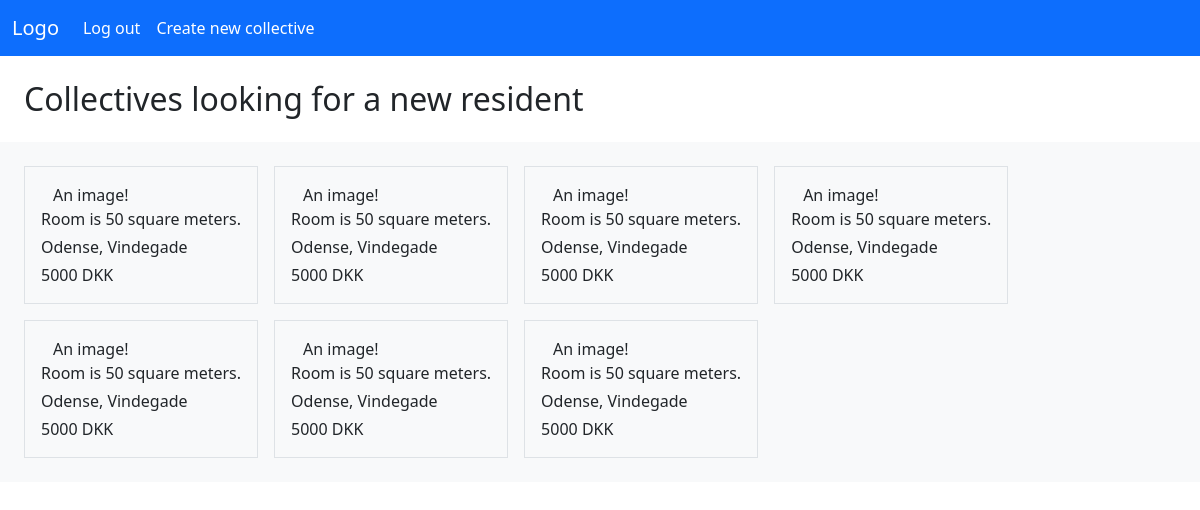
/seeker (signed in), run on the app's committed database.
### __init__.py (models this page shows, shortened)
class Collective(db.Model):
    __tablename__ = 'collectives'
    id = db.Column(db.Integer, primary_key=True)
    submitter_id = db.Column(db.Integer, db.ForeignKey('users.id'), nullable=False)
    city = db.Column(db.String(500))
    street = db.Column(db.String(500))
    price = db.Column(db.Integer())
    roomsize = db.Column(db.Integer())
    image = db.Column(db.String(500))
    user = db.relationship("User", back_populates="collectives")
    applications = db.relationship("Application", back_populates="collective")
    @staticmethod
    def get_all():
        return Collective.query.order_by(Collective.id).all()

### __init__.py (the view)
@app.route("/seeker",methods=["GET","POST"])  #TODO: Fjern POST? Bruges ikke.
@login_required
@seeker_permission.require()
def seeker():
    collective_entries = Collective.get_all()
    your_applications = current_user.applications
    return render_template("seeker.html", collective_entries=collective_entries, your_applications=your_applications)

### __init__.py (called while the page is built)
@login_manager.user_loader
def load_user_from_id(id):
    return User.get_by_id(id)

    @staticmethod
    def get_by_id(id):
      return User.query.filter_by(id=id).first()

### templates/seeker.html
{% extends 'base.html' %}
{% block body%}
<h2 class="my-4 mx-4">
  Collectives looking for a new resident</a>
</h2>
<div class="d-flex align-items-start flex-wrap p-3 bg-light">
  {% for entry in collective_entries %}
  <div class="container-s p-3 m-2 border">
    <div class="container-fluid">{{ entry.image }}</div>
    <p class="mb-1">Room is {{ entry.roomsize }} square meters.</p>
    <p class="mb-1">{{ entry.city }}, {{ entry.street }}</p>
    <p class="mb-0">{{ entry.price }} DKK</p>
  </div>
  {% endfor %}
</div>
{% endblock body%}

### templates/base.html (shortened to what this page needs)
<!DOCTYPE html>
<html lang="en">
<link href="https://cdn.jsdelivr.net/npm/bootstrap@5.0.2/dist/css/bootstrap.min.css" rel="stylesheet">
<head>
</head>
<nav class="navbar sticky-top navbar-expand-sm bg-primary navbar-dark">
  <div class="container-fluid">
    <a class="navbar-brand" href="{{ url_for('home') }}">Logo</a>
    <div class="collapse navbar-collapse" id="navbarSupportedContent">
      <ul class="navbar-nav me-auto mb-2 mb-lg-0">
      {% if current_user.is_authenticated %}
        <li class="nav-item">
          <a class="nav-link active" href="{{ url_for('logout')}}">Log out</a>
        </li>
          {% if current_user.role == "seeker" %}
          <li class="nav-item">
            <a class="nav-link active" href="{{ url_for('seekerprofile')}}">Your Profile</a>
          </li>
          {% else %}
          <li class="nav-item">
            <a class="nav-link active" href="{{ url_for('new_collective') }}">Create new collective</a>
          </li>
          {% endif %}
      {% else %}
        <li class="nav-item">
          <a class="nav-link active" href="{{ url_for('register') }}">Register</a>
        </li>
      {% endif %}
      </ul>
    </div>
  </div>
</nav>
<body>
  {%- set messages = get_flashed_messages(with_categories=true) -%}
  {% block body %}{% endblock %}
</body>
</html>

### data on the page
Collective: image "An image!", roomsize "50", city "Odense", street "Vindegade", price "5000"
Collective: image "An image!", roomsize "50", city "Odense", street "Vindegade", price "5000"
Collective: image "An image!", roomsize "50", city "Odense", street "Vindegade", price "5000"
Collective: image "An image!", roomsize "50", city "Odense", street "Vindegade", price "5000"
Collective: image "An image!", roomsize "50", city "Odense", street "Vindegade", price "5000"
Collective: image "An image!", roomsize "50", city "Odense", street "Vindegade", price "5000"
Collective: image "An image!", roomsize "50", city "Odense", street "Vindegade", price "5000"
